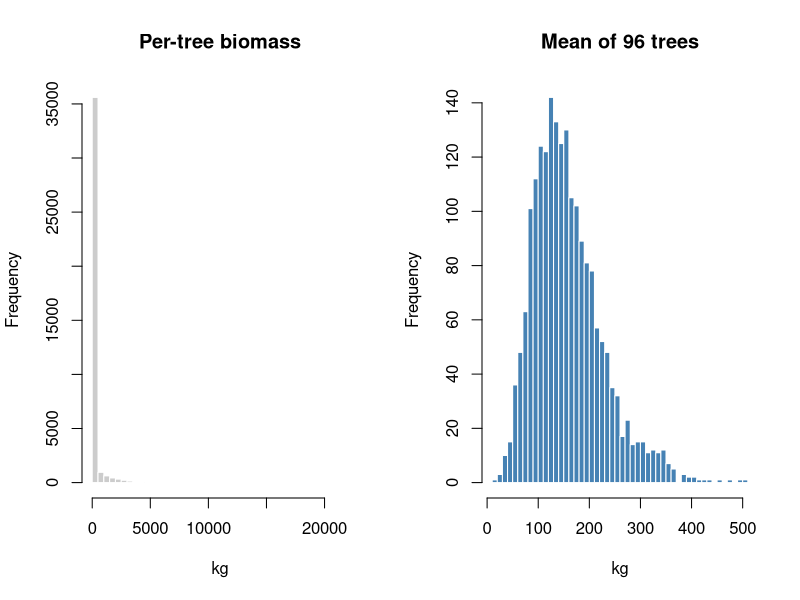

Write the R code that produced this figure.
## ---- chunk 1
stems <- read.csv("data/scbi_stems.csv")
stems$agb_kg    <- exp(-2.48 + 2.4835 * log(stems$dbh))
stems$carbon_Mg <- 0.47 * stems$agb_kg / 1000

stems$quadrat <- paste(cut(stems$gx, 8), cut(stems$gy, 12))
quadrat_area  <- 25.6 / (8 * 12)

qd <- aggregate(carbon_Mg ~ quadrat, data = stems, FUN = sum)
qd$carbon_ha <- qd$carbon_Mg / quadrat_area

n  <- nrow(qd)
m  <- mean(qd$carbon_ha)
s  <- sd(qd$carbon_ha)
se <- s / sqrt(n)
round(c(n = n, mean = m, sd = s, se = se), 2)
## ---- chunk 2
ci <- function(mean, se, level) {
  z  <- qnorm(1 - (1 - level) / 2)
  hw <- z * se
  c(z = z, half_width = hw, rel_pct = 100 * hw / mean,
    lower = mean - hw, upper = mean + hw)
}
round(rbind(`90%` = ci(m, se, 0.90),
            `95%` = ci(m, se, 0.95)), 2)
## ---- chunk 3
set.seed(1)
draws <- replicate(2000, mean(sample(stems$agb_kg, 96, replace = TRUE)))

par(mfrow = c(1, 2))
hist(stems$agb_kg, breaks = 60, col = "grey80", border = "white",
     main = "Per-tree biomass", xlab = "kg")
hist(draws, breaks = 40, col = "steelblue", border = "white",
     main = "Mean of 96 trees", xlab = "kg")
## ---- chunk 4
round(c(tree_mean   = mean(stems$agb_kg),
        tree_median = median(stems$agb_kg),
        tree_max    = max(stems$agb_kg),
        mean_of_96  = mean(draws),
        sd_of_means = sd(draws)), 1)
## ---- chunk 5
quad <- function(...) sqrt(sum(c(...)^2))

c(quadrature = quad(8, 12), naive_sum = 8 + 12)
## ---- chunk 6
rbind(
  `as measured`         = c(ad = 8, ef = 12, total = quad(8, 12)),
  `halve activity data` = c(ad = 4, ef = 12, total = quad(4, 12)),
  `halve factor`        = c(ad = 8, ef =  6, total = quad(8, 6))
)
## ---- chunk 7
set.seed(42)
N <- 100000
area   <- rnorm(N, 1000, 80)     # 8% relative standard error
factor <- rnorm(N, 150,  18)     # 12% relative standard error
total  <- area * factor

round(c(monte_carlo = 100 * sd(total) / mean(total),
        quadrature  = quad(8, 12)), 3)
## ---- chunk 8
set.seed(42)
b <- rnorm(N, 2.4835, 0.05)      # uncertainty in the allometric exponent

spread <- function(D) {
  agb <- exp(-2.48 + b * log(D))
  c(dbh_cm = D,
    rel_sd_pct = 100 * sd(agb) / mean(agb),
    mean_over_median = mean(agb) / median(agb))
}
round(t(sapply(c(10, 30, 60, 100), spread)), 3)
## ---- chunk 9
set.seed(7)
iters    <- c(100, 1000, 10000, 100000)
converge <- sapply(iters, function(k) sd(replicate(200, mean(rnorm(k, 150, 18)))))
round(rbind(iterations = iters, sd_of_result = converge), 4)
